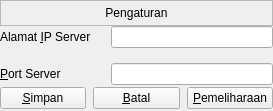
<?xml version="1.0" encoding="UTF-8"?>
<ui version="4.0">
 <class>SettingsWidget</class>
 <widget class="QWidget" name="SettingsWidget">
  <property name="geometry">
   <rect>
    <x>0</x>
    <y>0</y>
    <width>273</width>
    <height>111</height>
   </rect>
  </property>
  <property name="sizePolicy">
   <sizepolicy hsizetype="Fixed" vsizetype="Preferred">
    <horstretch>0</horstretch>
    <verstretch>0</verstretch>
   </sizepolicy>
  </property>
  <property name="minimumSize">
   <size>
    <width>0</width>
    <height>0</height>
   </size>
  </property>
  <property name="windowTitle">
   <string>Form</string>
  </property>
  <layout class="QVBoxLayout" name="verticalLayout_2">
   <property name="spacing">
    <number>0</number>
   </property>
   <property name="leftMargin">
    <number>0</number>
   </property>
   <property name="topMargin">
    <number>0</number>
   </property>
   <property name="rightMargin">
    <number>0</number>
   </property>
   <property name="bottomMargin">
    <number>0</number>
   </property>
   <item>
    <widget class="QFrame" name="headerFrame">
     <property name="frameShape">
      <enum>QFrame::StyledPanel</enum>
     </property>
     <property name="frameShadow">
      <enum>QFrame::Raised</enum>
     </property>
     <layout class="QVBoxLayout" name="verticalLayout">
      <property name="spacing">
       <number>0</number>
      </property>
      <property name="leftMargin">
       <number>0</number>
      </property>
      <property name="topMargin">
       <number>0</number>
      </property>
      <property name="rightMargin">
       <number>0</number>
      </property>
      <property name="bottomMargin">
       <number>0</number>
      </property>
      <item>
       <widget class="QLabel" name="titleLabel">
        <property name="text">
         <string>Pengaturan</string>
        </property>
        <property name="alignment">
         <set>Qt::AlignCenter</set>
        </property>
       </widget>
      </item>
     </layout>
    </widget>
   </item>
   <item>
    <widget class="QFrame" name="contentFrame">
     <layout class="QFormLayout" name="formLayout">
      <property name="horizontalSpacing">
       <number>20</number>
      </property>
      <property name="verticalSpacing">
       <number>15</number>
      </property>
      <property name="leftMargin">
       <number>0</number>
      </property>
      <property name="topMargin">
       <number>0</number>
      </property>
      <property name="rightMargin">
       <number>0</number>
      </property>
      <property name="bottomMargin">
       <number>0</number>
      </property>
      <item row="0" column="0">
       <widget class="QLabel" name="label_2">
        <property name="text">
         <string>Alamat &amp;IP Server</string>
        </property>
        <property name="buddy">
         <cstring>ipAddressEdit</cstring>
        </property>
       </widget>
      </item>
      <item row="0" column="1">
       <widget class="QLineEdit" name="ipAddressEdit">
        <property name="maxLength">
         <number>15</number>
        </property>
        <property name="echoMode">
         <enum>QLineEdit::Normal</enum>
        </property>
       </widget>
      </item>
      <item row="1" column="0">
       <widget class="QLabel" name="label_3">
        <property name="text">
         <string>&amp;Port Server</string>
        </property>
        <property name="buddy">
         <cstring>portEdit</cstring>
        </property>
       </widget>
      </item>
      <item row="1" column="1">
       <widget class="QLineEdit" name="portEdit">
        <property name="inputMask">
         <string/>
        </property>
        <property name="maxLength">
         <number>5</number>
        </property>
        <property name="echoMode">
         <enum>QLineEdit::Normal</enum>
        </property>
       </widget>
      </item>
     </layout>
    </widget>
   </item>
   <item>
    <widget class="QFrame" name="footerFrame">
     <layout class="QHBoxLayout" name="horizontalLayout">
      <property name="spacing">
       <number>7</number>
      </property>
      <property name="leftMargin">
       <number>0</number>
      </property>
      <property name="topMargin">
       <number>0</number>
      </property>
      <property name="rightMargin">
       <number>0</number>
      </property>
      <property name="bottomMargin">
       <number>0</number>
      </property>
      <item>
       <widget class="QPushButton" name="okButton">
        <property name="text">
         <string>&amp;Simpan</string>
        </property>
        <property name="icon">
         <iconset resource="main.qrc">
          <normaloff>:/fa-check-white.png</normaloff>:/fa-check-white.png</iconset>
        </property>
       </widget>
      </item>
      <item>
       <widget class="QPushButton" name="cancelButton">
        <property name="text">
         <string>&amp;Batal</string>
        </property>
        <property name="icon">
         <iconset resource="main.qrc">
          <normaloff>:/fa-close-black.png</normaloff>:/fa-close-black.png</iconset>
        </property>
       </widget>
      </item>
      <item>
       <widget class="QPushButton" name="exitButton">
        <property name="text">
         <string>&amp;Pemeliharaan</string>
        </property>
        <property name="icon">
         <iconset resource="main.qrc">
          <normaloff>:/fa-wrench-black.png</normaloff>:/fa-wrench-black.png</iconset>
        </property>
       </widget>
      </item>
     </layout>
    </widget>
   </item>
  </layout>
 </widget>
 <tabstops>
  <tabstop>ipAddressEdit</tabstop>
  <tabstop>portEdit</tabstop>
  <tabstop>okButton</tabstop>
  <tabstop>cancelButton</tabstop>
  <tabstop>exitButton</tabstop>
 </tabstops>
 <resources>
  <include location="main.qrc"/>
 </resources>
 <connections/>
</ui>
